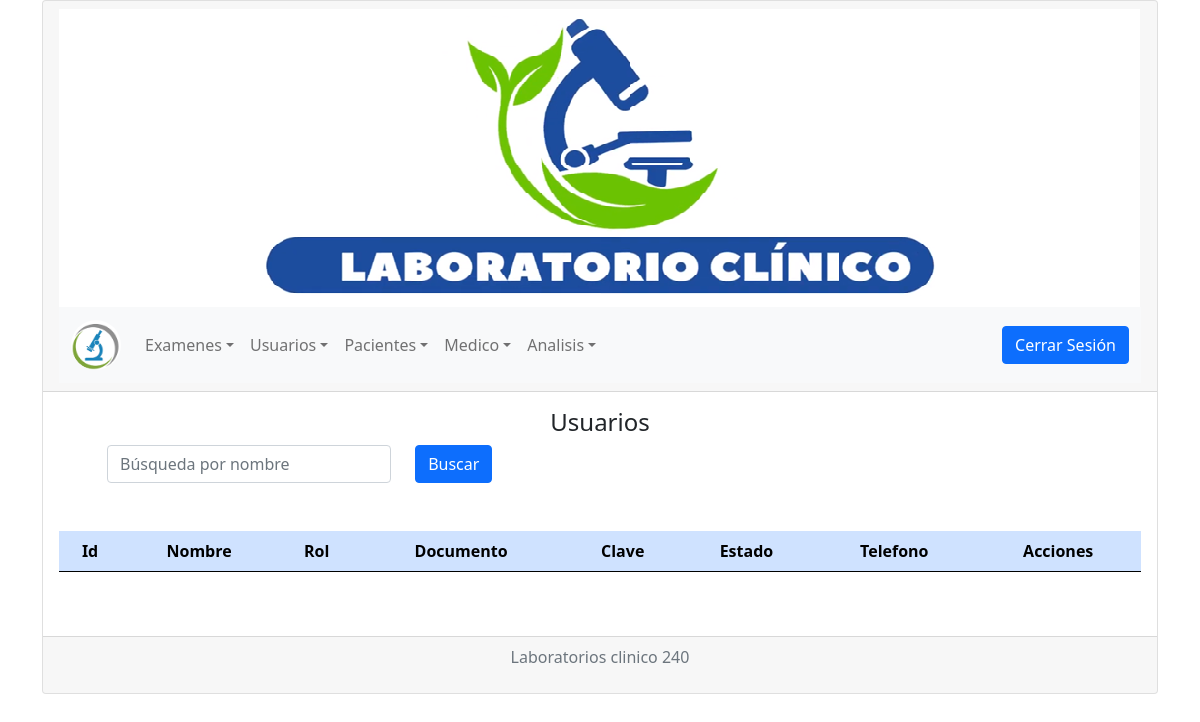
The page /view/usuarios/mostrarUsuario.php on the database as committed earlier.
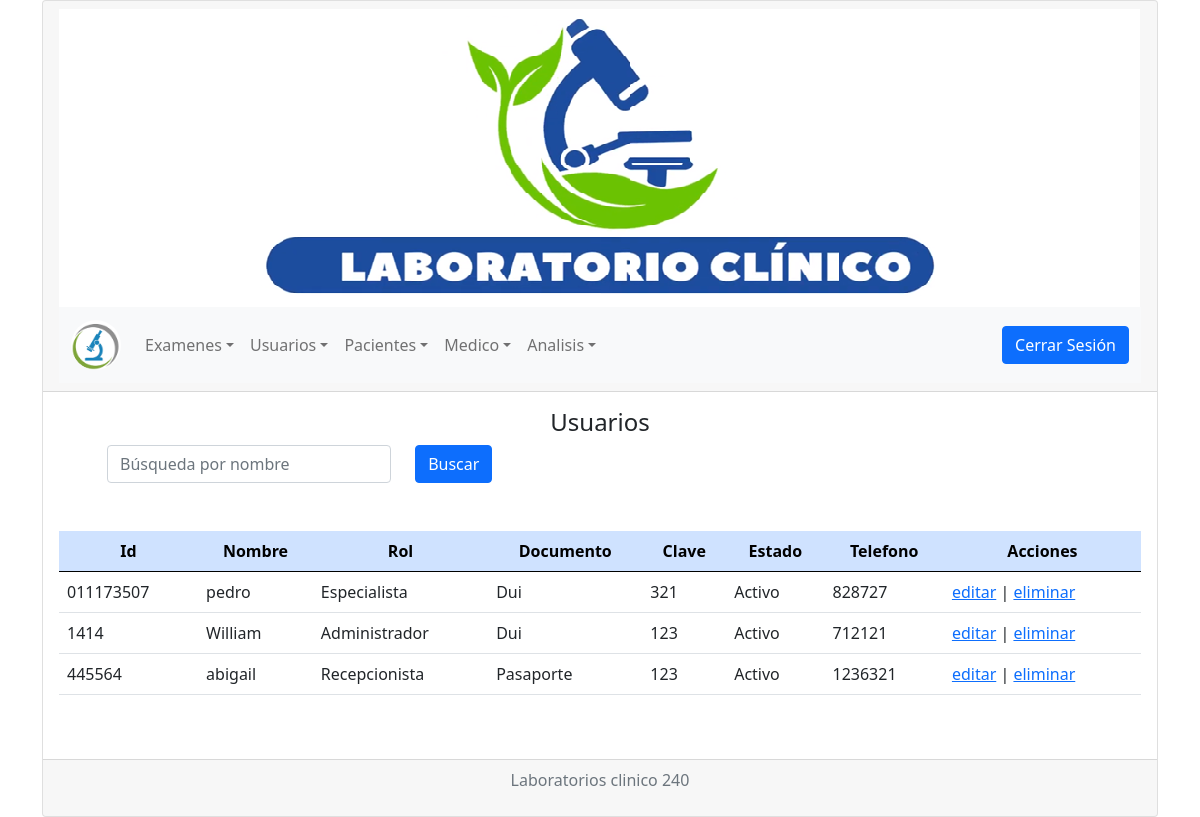
The same page on the database as committed later.
### tables this page shows
CREATE TABLE `usuario` (
  `IdUsuario` varchar(11) NOT NULL,
  `nombreUsuario` varchar(50) NOT NULL,
  `tipoDocumento` varchar(25) NOT NULL,
  `clave` varchar(30) NOT NULL,
  `estadoUsuario` varchar(15) NOT NULL,
  `telefonoUsuario` varchar(15) NOT NULL,
  `direccionUsuario` varchar(50) NOT NULL,
  `rol` varchar(15) NOT NULL,
  PRIMARY KEY (`IdUsuario`)
);

### model/Conexion.php (called while the page is built)
<?php
class Conexion
{
        private $host="localhost";
        private $user="root";
        private $pass="w2530";
        private $db="sifarisdb";
        private $conn;
        public function __construct()
        {
            $cadenaConexion="mysql:host=".$this->host.";dbname=".$this->db.";charset=utf8";
            try
            {
                $this->conn=new PDO($cadenaConexion,$this->user,$this->pass);
                $this->conn->setAttribute(PDO::ATTR_ERRMODE, PDO::ERRMODE_EXCEPTION);
            }
            catch(Exception $e)
            {
                $this->conn="Error de conexión";
                echo "ERROR: ".$e->getMessage();
            }
        }
        public function getConexion(){
            return $this->conn;
        }
}
?>

### model/UsuariosModel.php (called while the page is built, shortened)
<?php
require_once('conexion.php');
class UsuarioModel extends Conexion
{
        public function __construct()
        {
            $this->conexion = new Conexion();
            $this->conexion = $this->conexion->getConexion();
        }
        public function VerListaUsuarios()
        {
            $sql="SELECT * FROM usuario;";
            $execute=$this->conexion->query($sql);
            $resultado=$execute->fetchall(PDO::FETCH_ASSOC);
            return $resultado;
        }
}
?>

### view/usuarios/mostrarUsuario.php (the view, shortened to what this page needs)
<!doctype html>
<html lang="en">
    <head>
      <link rel="stylesheet" href="https://cdn.jsdelivr.net/npm/bootstrap@5.0.2/dist/css/bootstrap.min.css">
      <link rel="stylesheet" href="../../css/style.css">
    </head>
    <body>
        <div class="container">
            <div class="card">
                <div class="card-header">
                    <?php
                      include("../templates/header.php");
                      include("../templates/nav-bar.php");
                    ?>
                </div>
                <div class="card-body">
                    <h4 class="card-title texto">Usuarios</h4>
                    <div class="col-md-9">
                      <div class="mx-5">
                      <form action="../../view/usuarios/mostrarUsuario.php" method="get">
                        <div class="row">
                          <div class="col-sm-5">
                            <input type="text" class="form-control d-flex" name="buscar" id="txtBuscarMedic" aria-describedby="helpId" placeholder="Búsqueda por nombre">
                          </div>
                          <div class="col-sm-3">
                            <button type="submit" class="btn btn-primary" id="btnBuscarMedicamento" name="Tipo" value="Buscar">Buscar</button>
                          </div>
                        </div>
                       </form>
                      </div>
                    </div>
                    <table class="table table-hover my-5">
                          <thead class="table-primary text-center">
                            <tr>
                              <th>Id</th>
                              <th>Nombre</th>
                              <th>Rol</th>
                              <th>Documento</th>
                              <th>Clave</th>
                              <th>Estado</th>
                              <th>Telefono</th>
                              <th>Acciones</th>
                            </tr>
                          </thead>
                          <tbody>
                            <?php
                              include("../../model/UsuariosModel.php");
                              $user = new UsuarioModel();
                              $Lista = $user->VerListaUsuarios();
                              $buscar=$_REQUEST['buscar'];
                            if ($buscar!=""){
                              $Lista = $user->Buscarexamen($buscar);
                            }else{
                              $Lista = $user->VerListaUsuarios();
                            }
                              foreach($Lista as $usuario){
                                echo '<tr>';
                                echo '<td scope="row">'.$usuario['IdUsuario'].'</td>';
                                echo '<td scope="row">'.$usuario['nombreUsuario'].'</td>';
                                echo '<td scope="row">'.$usuario['rol'].'</td>';
                                echo '<td scope="row">'.$usuario['tipoDocumento'].'</td>';
                                echo '<td scope="row">'.$usuario['clave'].'</td>';
                                echo '<td scope="row">'.$usuario['estadoUsuario'].'</td>';
                                echo '<td scope="row">'.$usuario['telefonoUsuario'].'</td>';
                                echo '<td><a href="editarUsuario.php?IdUsuario='.$usuario['IdUsuario'].'&nombreUsuario='.$usuario['nombreUsuario'].'&rol='.$usuario['rol'].'&tipoDocumento='.$usuario['tipoDocumento'].'&clave='.$usuario['clave'].'&estadoUsuario='.$usuario['estadoUsuario'].'&direccionUsuario='.$usuario['direccionUsuario'].'&telefonoUsuario='.$usuario['telefonoUsuario'].'">editar</a> | <a href="../../controller/UsuarioController.php?Tipo=Eliminar&IdUsuario='.$usuario['IdUsuario'].'" name="btnEliminar" rol="buton" >eliminar</a></td>';
                                echo '</tr>';
                              }
                            ?>
                          </tbody>
                        </table>
                </div>
                <div class="card-footer">
                    <?php
                      include("../templates/footer.php");
                    ?>
                </div>
            </div>
        </div>
    </body>
</html>

### view/templates/header.php
<header>
    <div class="d-flex">
        <div class="flex-shrink-0">
            <img src="../../img/logot.png" alt="Baner Isss" srcset="" class=" d-block">
        </div>
    </div>
</header>

### view/templates/nav-bar.php (shortened to what this page needs)
<nav class="navbar navbar-expand-sm navbar-light bg-light">
        <div class="container-fluid">
        <a class="navbar-brand" href="../inicio/home.php">
          <img src="../../img/logoLab.png" alt="Avatar Logo" style="width:50px;" class="rounded-pill">
        </a>
          <div class="collapse navbar-collapse" id="mynavbar">
            <ul class="navbar-nav me-auto">
              <li class="nav-item dropdown">
                <a class="nav-link dropdown-toggle" href="#" role="button" data-bs-toggle="dropdown">Examenes</a>
              </li>
              <li class="nav-item dropdown">
                <a class="nav-link dropdown-toggle" href="#" role="button" data-bs-toggle="dropdown">Usuarios</a>
              </li>
              <li class="nav-item dropdown">
                <a class="nav-link dropdown-toggle" href="#" role="button" data-bs-toggle="dropdown">Pacientes</a>
              </li>
              <li class="nav-item dropdown">
                <a class="nav-link dropdown-toggle" href="#" role="button" data-bs-toggle="dropdown">Medico</a>
              </li>
              <li class="nav-item dropdown">
                <a class="nav-link dropdown-toggle" href="#" role="button" data-bs-toggle="dropdown">Analisis</a>
              </li>
            </ul>
            <form class="d-flex">
            <a href="../../cookie-e.php" class="btn btn-primary ">Cerrar Sesión</a>
            </form>
          </div>
        </div>
      </nav>

### view/templates/footer.php
<footer class="">
    <div class="text-secondary">
      <p>Laboratorios clinico 240</p>
    </div>
</footer>

### css/style.css (style rules this page uses)
p { text-align: center; }
.texto { text-align: center; }

Rows that differ between the two databases and show on the page:
added usuario: IdUsuario "011173507", nombreUsuario "pedro", rol "Especialista", tipoDocumento "Dui", clave "321", estadoUsuario "Activo", telefonoUsuario "828727"
added usuario: IdUsuario "1414", nombreUsuario "William", rol "Administrador", tipoDocumento "Dui", clave "123", estadoUsuario "Activo", telefonoUsuario "712121"
added usuario: IdUsuario "445564", nombreUsuario "abigail", rol "Recepcionista", tipoDocumento "Pasaporte", clave "123", estadoUsuario "Activo", telefonoUsuario "1236321"
